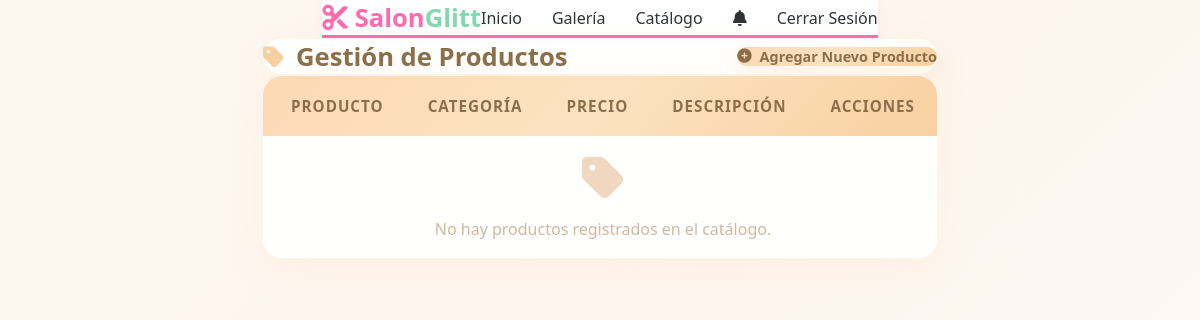
Page /Productos/productos (signed in) on the earlier database version.
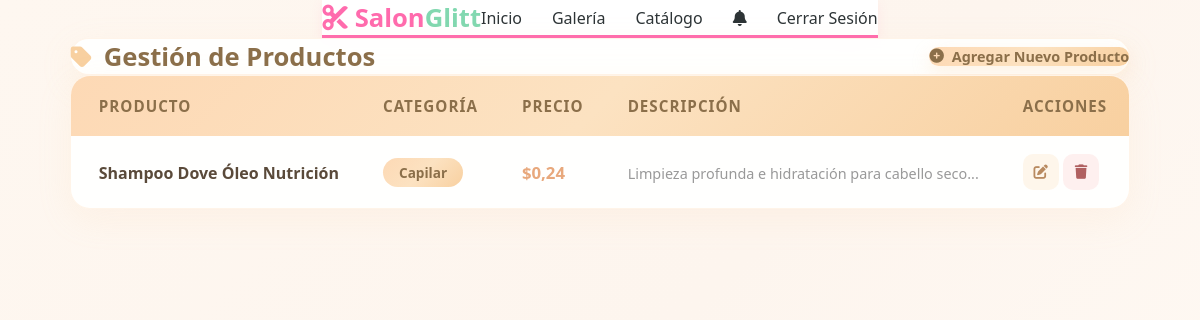
Same page on the later database version.
### app/models/productos.py (models this page shows, shortened)
class Productos(db.Model, UserMixin):
    __tablename__ = 'productos'
    idproductos = db.Column(db.Integer, primary_key=True)
    nombre = db.Column(db.String(150), nullable=False)
    descripcion = db.Column(db.String(500), nullable=True)
    precio = db.Column(db.Float, nullable=False)
    categoria = db.Column(db.String(100), nullable=False)
    proveedores = db.relationship('Proveedores', secondary=producto_proveedores, backref='productos')
    inventario = db.relationship('Inventario', back_populates='producto', uselist=False)

### app/routes/producto_route.py (the view)
@bp.route('/productos')
@login_required
def listar_productos():
    lista_productos = Productos.query.order_by(Productos.categoria).all()
    return render_template('productos/index.html', productos=lista_productos)

### app/templates/productos/index.html (shortened to what this page needs)
{% extends "base.html" %}
{% block body_class %}product-page{% endblock %}
{% block extra_css %}
<link rel="stylesheet" href="{{ url_for('static', filename='css/productos.css') }}">
{% endblock %}
{% block content %}
<div class="product-container">
    <div class="product-header">
        <h2><i class="fas fa-tag"></i> Gestión de Productos</h2>
        <a href="{{ url_for('productos.nuevo_producto') }}" class="btn-product-new">
            <i class="fas fa-plus-circle"></i> Agregar Nuevo Producto
        </a>
    </div>
    <div class="product-table-card">
        <div class="table-responsive">
            <table class="product-table">
                <thead>
                    <tr>
                        <th>Producto</th>
                        <th>Categoría</th>
                        <th>Precio</th>
                        <th>Descripción</th>
                        <th>Acciones</th>
                    </tr>
                </thead>
                <tbody>
                    {% for p in productos %}
                    <tr>
                        <td><span class="product-name">{{ p.nombre }}</span></td>
                        <td><span class="product-category">{{ p.categoria }}</span></td>
                        <td><span class="product-price">{{ p.precio|format_cop }}</span></td>
                        <td><span class="product-desc">{{ p.descripcion[:50] }}{% if p.descripcion|length > 50 %}...{% endif %}</span></td>
                        <td>
                            <div class="btn-group" style="gap: 6px;">
                                <a href="{{ url_for('productos.editar_producto', id=p.idproductos) }}" class="btn-product-action btn-prod-edit" title="Editar">
                                    <i class="fas fa-edit"></i>
                                </a>
                                <form action="{{ url_for('productos.eliminar_producto', id=p.idproductos) }}" method="POST" style="display:inline;">
                                    <button type="submit" class="btn-product-action btn-prod-delete" onclick="return confirm('¿Eliminar producto?')">
                                        <i class="fas fa-trash"></i>
                                    </button>
                                </form>
                            </div>
                        </td>
                    </tr>
                    {% else %}
                    <tr>
                        <td colspan="5">
                            <div class="product-empty">
                                <i class="fas fa-tag"></i>
                                <p>No hay productos registrados en el catálogo.</p>
                            </div>
                        </td>
                    </tr>
                    {% endfor %}
                </tbody>
            </table>
        </div>
    </div>
</div>
{% endblock %}

Differences in the rows shown:
added Productos: nombre "Shampoo Dove Óleo Nutrición", categoria "Capilar", precio "$0,24", descripcion "Limpieza profunda e hidratación para cabello seco"
Other differences:
text no longer shown: "No hay productos registrados en el catálogo."
